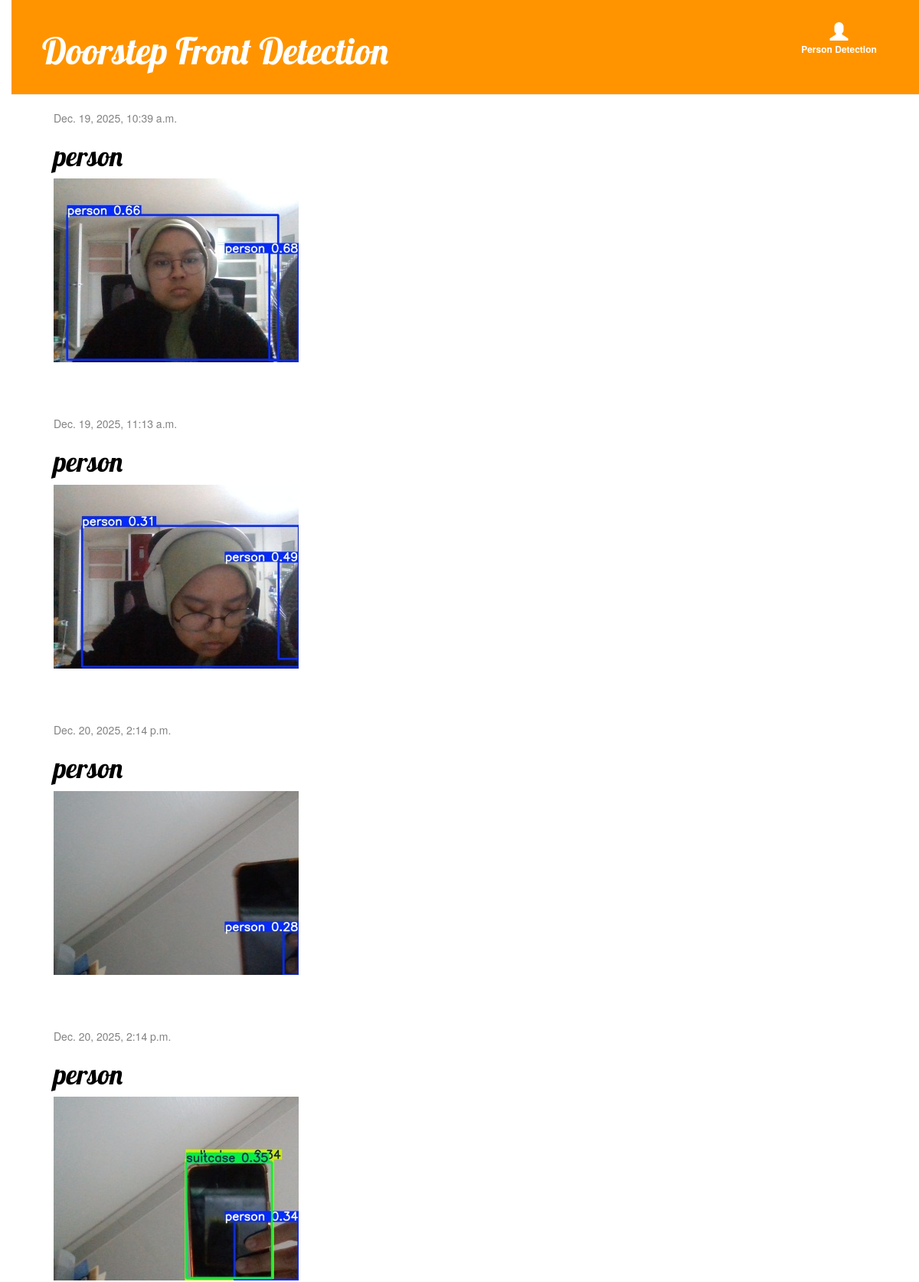
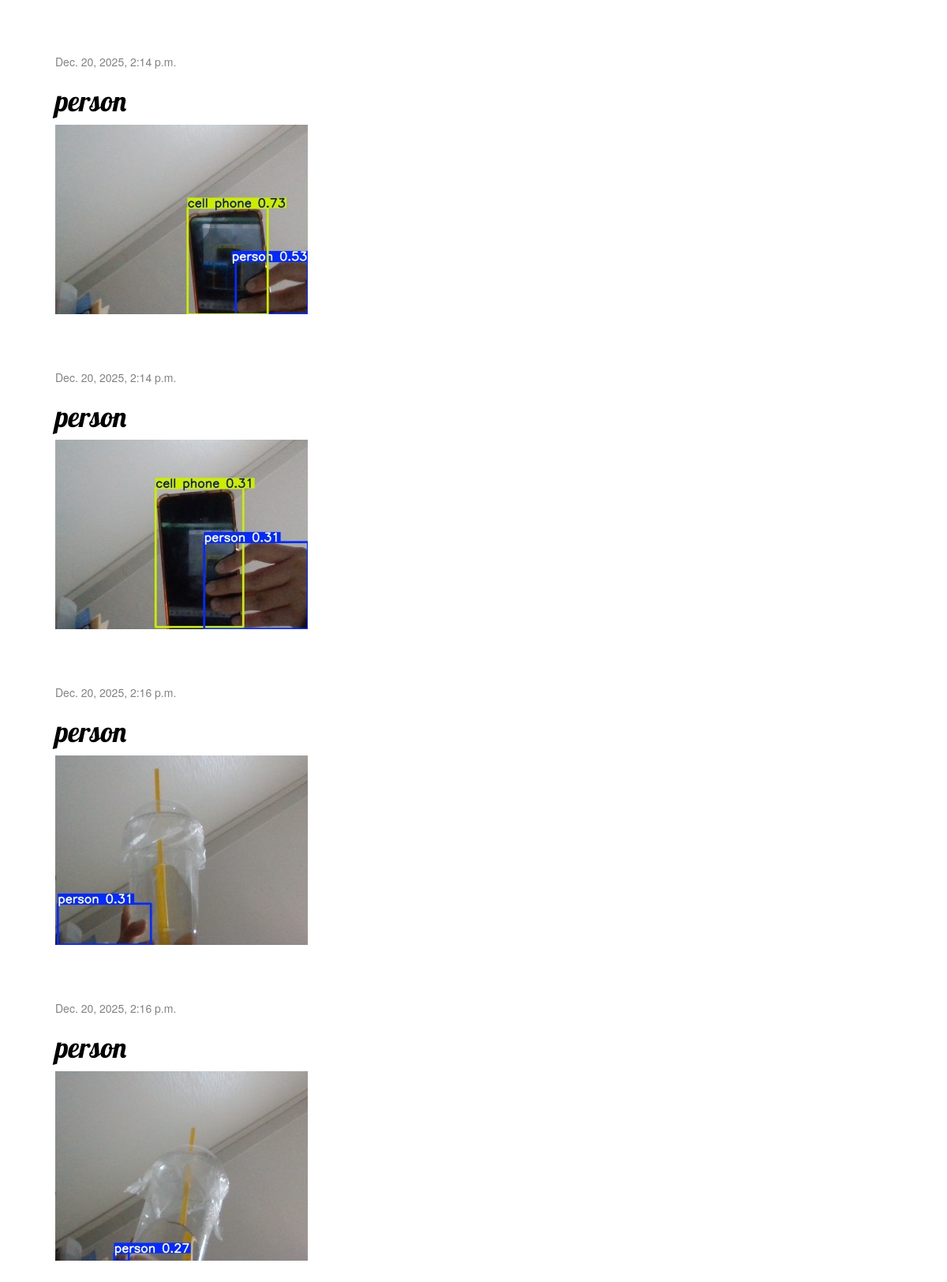
/?title=person, run on the app's committed database (2 pictures, top to bottom).
### blog/models.py (models this page shows, shortened)
class Post(models.Model):
    author = models.ForeignKey(
    settings.AUTH_USER_MODEL,
    on_delete=models.CASCADE,
    null=True,
    blank=True
)
    title= models.CharField(max_length=200)
    text = models.TextField()
    created_date= models.DateTimeField(default=timezone.now)
    published_date= models.DateTimeField(blank=True, null=True)
    image = models.ImageField(upload_to='blog_image/%Y/%m/%d/', default='blog_image/default_error.png')

### blog/views.py (the view)
# urls.py: path('', views.post_list, name='post_list'),
def post_list(request):
    title_filter=request.GET.get('title')
    if title_filter:
        posts = Post.objects.filter(title=title_filter) # for django website filter
    else:
        posts = Post.objects.filter(published_date__lte=timezone.now()).order_by('published_date')
    return render(request, 'blog/post_list.html', {'posts': posts})

### blog/templates/blog/post_list.html
{% extends 'blog/base.html' %}
{% block content %}
  {% for post in posts %}
    <div class="post">
      <div class="date">
        {{ post.published_date }}
      </div>
      <h1>
        <a href="{% url 'post_detail' pk=post.pk %}">{{ post.title }}</a>
      </h1>
      {% if post.image %}
        <div class="post-image">
          <img src="{{ post.image.url }}" alt="{{ post.title }}" style="max-width:400px; height:auto;">
        </div>
      {% endif %}
    </div>
  {% endfor %}
{% endblock %}

### blog/static/css/blog.css (style rules this page uses)
h1 a { color: #FCA205; font-family: "Lobster"; }
body { padding-left: 15px; }
h1, h2, h3, h4 { font-family: 'Lobster', cursive; }
.date { color: #828282; }
.post { margin-bottom: 70px; }
.post h1 a, .post h1 a:visited { color: #000000; }

### data on the page
Post: published_date "Dec. 19, 2025, 10:39 a.m.", title "person", image (picture)
Post: published_date "Dec. 19, 2025, 11:13 a.m.", title "person", image (picture)
Post: published_date "Dec. 20, 2025, 2:14 p.m.", title "person", image (picture)
Post: published_date "Dec. 20, 2025, 2:14 p.m.", title "person", image (picture)
Post: published_date "Dec. 20, 2025, 2:14 p.m.", title "person", image (picture)
Post: published_date "Dec. 20, 2025, 2:14 p.m.", title "person", image (picture)
Post: published_date "Dec. 20, 2025, 2:16 p.m.", title "person", image (picture)
Post: published_date "Dec. 20, 2025, 2:16 p.m.", title "person", image (picture)
